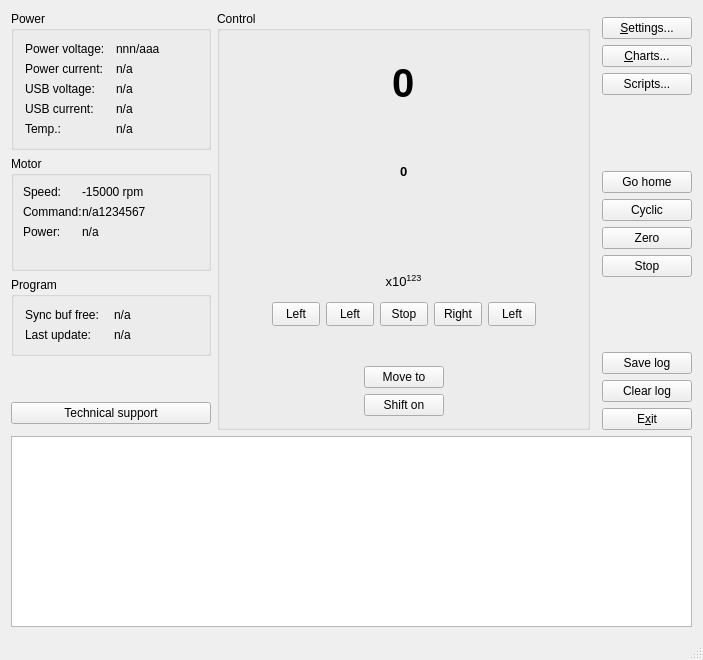
<?xml version="1.0" encoding="UTF-8"?>
<ui version="4.0">
 <class>MainWindowClass</class>
 <widget class="QMainWindow" name="MainWindowClass">
  <property name="geometry">
   <rect>
    <x>0</x>
    <y>0</y>
    <width>703</width>
    <height>660</height>
   </rect>
  </property>
  <property name="sizePolicy">
   <sizepolicy hsizetype="Preferred" vsizetype="Preferred">
    <horstretch>0</horstretch>
    <verstretch>0</verstretch>
   </sizepolicy>
  </property>
  <property name="minimumSize">
   <size>
    <width>0</width>
    <height>0</height>
   </size>
  </property>
  <property name="maximumSize">
   <size>
    <width>16777215</width>
    <height>16777215</height>
   </size>
  </property>
  <property name="contextMenuPolicy">
   <enum>Qt::DefaultContextMenu</enum>
  </property>
  <property name="windowTitle">
   <string>XILab</string>
  </property>
  <property name="windowIcon">
   <iconset resource="../Resources/XILab.qrc">
    <normaloff>:/icons/images/icons/window_icon.png</normaloff>:/icons/images/icons/window_icon.png</iconset>
  </property>
  <property name="statusTip">
   <string/>
  </property>
  <widget class="QWidget" name="centralWidget">
   <layout class="QVBoxLayout" name="verticalLayout_x" stretch="0,1">
    <item>
     <layout class="QHBoxLayout" name="horizontalLayout" stretch="1,3,0,0">
      <item>
       <layout class="QVBoxLayout" name="verticalLayout_2">
        <item>
         <widget class="QGroupBox" name="groupBox">
          <property name="minimumSize">
           <size>
            <width>200</width>
            <height>0</height>
           </size>
          </property>
          <property name="title">
           <string>Power</string>
          </property>
          <layout class="QGridLayout" name="gridLayout" columnstretch="0,0">
           <property name="horizontalSpacing">
            <number>9</number>
           </property>
           <item row="2" column="1">
            <widget class="QLabel" name="usbVoltageValue">
             <property name="text">
              <string>n/a</string>
             </property>
            </widget>
           </item>
           <item row="0" column="0">
            <widget class="QLabel" name="pwrVoltageLbl">
             <property name="text">
              <string>Power voltage:</string>
             </property>
            </widget>
           </item>
           <item row="0" column="1">
            <widget class="QLabel" name="pwrVoltageValue">
             <property name="text">
              <string>nnn/aaa</string>
             </property>
            </widget>
           </item>
           <item row="1" column="0">
            <widget class="QLabel" name="pwrCurrentLbl">
             <property name="text">
              <string>Power current:</string>
             </property>
            </widget>
           </item>
           <item row="1" column="1">
            <widget class="QLabel" name="pwrCurrentValue">
             <property name="text">
              <string>n/a</string>
             </property>
            </widget>
           </item>
           <item row="4" column="0">
            <widget class="QLabel" name="temperatureLbl">
             <property name="text">
              <string>Temp.:</string>
             </property>
            </widget>
           </item>
           <item row="4" column="1">
            <widget class="QLabel" name="temperatureValue">
             <property name="text">
              <string>n/a</string>
             </property>
            </widget>
           </item>
           <item row="2" column="0">
            <widget class="QLabel" name="usbVoltageLbl">
             <property name="text">
              <string>USB voltage:</string>
             </property>
            </widget>
           </item>
           <item row="3" column="0">
            <widget class="QLabel" name="usbCurrentLbl">
             <property name="text">
              <string>USB current:</string>
             </property>
            </widget>
           </item>
           <item row="3" column="1">
            <widget class="QLabel" name="usbCurrentValue">
             <property name="text">
              <string>n/a</string>
             </property>
            </widget>
           </item>
          </layout>
         </widget>
        </item>
        <item>
         <widget class="QGroupBox" name="groupBox_3">
          <property name="minimumSize">
           <size>
            <width>155</width>
            <height>0</height>
           </size>
          </property>
          <property name="title">
           <string>Motor</string>
          </property>
          <layout class="QGridLayout" name="gridLayout_3" columnstretch="0,0">
           <property name="leftMargin">
            <number>9</number>
           </property>
           <property name="topMargin">
            <number>9</number>
           </property>
           <property name="rightMargin">
            <number>6</number>
           </property>
           <property name="bottomMargin">
            <number>9</number>
           </property>
           <property name="horizontalSpacing">
            <number>0</number>
           </property>
           <property name="verticalSpacing">
            <number>6</number>
           </property>
           <item row="0" column="1">
            <widget class="QWidget" name="widget" native="true">
             <layout class="QHBoxLayout" name="horizontalLayout_2" stretch="2">
              <property name="spacing">
               <number>3</number>
              </property>
              <property name="leftMargin">
               <number>0</number>
              </property>
              <property name="topMargin">
               <number>0</number>
              </property>
              <property name="rightMargin">
               <number>0</number>
              </property>
              <property name="bottomMargin">
               <number>0</number>
              </property>
              <item>
               <widget class="QLabel" name="speedValue">
                <property name="sizePolicy">
                 <sizepolicy hsizetype="MinimumExpanding" vsizetype="Preferred">
                  <horstretch>0</horstretch>
                  <verstretch>0</verstretch>
                 </sizepolicy>
                </property>
                <property name="text">
                 <string>-15000 rpm</string>
                </property>
               </widget>
              </item>
             </layout>
            </widget>
           </item>
           <item row="3" column="0">
            <widget class="QFrame" name="frame">
             <property name="frameShape">
              <enum>QFrame::NoFrame</enum>
             </property>
             <property name="frameShadow">
              <enum>QFrame::Raised</enum>
             </property>
             <property name="lineWidth">
              <number>0</number>
             </property>
             <layout class="QHBoxLayout" name="horizontalLayout_7">
              <property name="spacing">
               <number>7</number>
              </property>
              <property name="leftMargin">
               <number>0</number>
              </property>
              <property name="topMargin">
               <number>0</number>
              </property>
              <property name="rightMargin">
               <number>0</number>
              </property>
              <property name="bottomMargin">
               <number>0</number>
              </property>
              <item>
               <widget class="QLabel" name="movingStateLbl">
                <property name="sizePolicy">
                 <sizepolicy hsizetype="Preferred" vsizetype="Preferred">
                  <horstretch>0</horstretch>
                  <verstretch>0</verstretch>
                 </sizepolicy>
                </property>
                <property name="text">
                 <string/>
                </property>
                <property name="pixmap">
                 <pixmap resource="../Resources/XILab.qrc">:/mainwindow/images/mainwindow/state_moving.png</pixmap>
                </property>
               </widget>
              </item>
              <item>
               <widget class="QLabel" name="targetSpeedLbl">
                <property name="sizePolicy">
                 <sizepolicy hsizetype="Preferred" vsizetype="Preferred">
                  <horstretch>0</horstretch>
                  <verstretch>0</verstretch>
                 </sizepolicy>
                </property>
                <property name="text">
                 <string/>
                </property>
                <property name="pixmap">
                 <pixmap resource="../Resources/XILab.qrc">:/mainwindow/images/mainwindow/check.png</pixmap>
                </property>
               </widget>
              </item>
              <item>
               <widget class="QLabel" name="antiplayLbl">
                <property name="sizePolicy">
                 <sizepolicy hsizetype="Preferred" vsizetype="Preferred">
                  <horstretch>0</horstretch>
                  <verstretch>0</verstretch>
                 </sizepolicy>
                </property>
                <property name="text">
                 <string/>
                </property>
                <property name="pixmap">
                 <pixmap resource="../Resources/XILab.qrc">:/mainwindow/images/mainwindow/antiplay.png</pixmap>
                </property>
               </widget>
              </item>
             </layout>
            </widget>
           </item>
           <item row="1" column="1">
            <widget class="QLabel" name="deviceValue">
             <property name="minimumSize">
              <size>
               <width>68</width>
               <height>0</height>
              </size>
             </property>
             <property name="text">
              <string>n/a1234567</string>
             </property>
            </widget>
           </item>
           <item row="0" column="0">
            <widget class="QLabel" name="speedLbl">
             <property name="text">
              <string>Speed:</string>
             </property>
            </widget>
           </item>
           <item row="1" column="0">
            <widget class="QLabel" name="deviceLbl">
             <property name="text">
              <string>Command:</string>
             </property>
            </widget>
           </item>
           <item row="2" column="0">
            <widget class="QLabel" name="pwrLbl">
             <property name="text">
              <string>Power:</string>
             </property>
            </widget>
           </item>
           <item row="2" column="1">
            <widget class="QLabel" name="pwrValue">
             <property name="minimumSize">
              <size>
               <width>68</width>
               <height>0</height>
              </size>
             </property>
             <property name="text">
              <string>n/a</string>
             </property>
            </widget>
           </item>
          </layout>
         </widget>
        </item>
        <item>
         <widget class="QGroupBox" name="groupBox_2">
          <property name="title">
           <string>Program</string>
          </property>
          <layout class="QGridLayout" name="gridLayout_2">
           <item row="0" column="0">
            <widget class="QLabel" name="cmdBufLbl">
             <property name="text">
              <string>Sync buf free:</string>
             </property>
            </widget>
           </item>
           <item row="0" column="1">
            <widget class="QLabel" name="cmdBufValue">
             <property name="text">
              <string>n/a</string>
             </property>
            </widget>
           </item>
           <item row="1" column="0">
            <widget class="QLabel" name="lastUpdateLbl">
             <property name="text">
              <string>Last update:</string>
             </property>
            </widget>
           </item>
           <item row="1" column="1">
            <widget class="QLabel" name="lastUpdateValue">
             <property name="text">
              <string>n/a</string>
             </property>
            </widget>
           </item>
          </layout>
         </widget>
        </item>
        <item>
         <spacer name="verticalSpacer_2">
          <property name="orientation">
           <enum>Qt::Vertical</enum>
          </property>
          <property name="sizeHint" stdset="0">
           <size>
            <width>20</width>
            <height>40</height>
           </size>
          </property>
         </spacer>
        </item>
        <item>
         <widget class="QPushButton" name="TechSupport">
          <property name="toolTip">
           <string>&lt;html&gt;&lt;head/&gt;&lt;body&gt;&lt;p&gt;When you click the technical support button, the email client will open, if it is installed. If it is not possible to identify the email client, the technical support page will open, where you can register if you have not yet contacted the technical support service and ask questions.&lt;/p&gt;&lt;/body&gt;&lt;/html&gt;</string>
          </property>
          <property name="text">
           <string>Technical support</string>
          </property>
         </widget>
        </item>
        <item>
         <spacer name="verticalSpacer_99">
          <property name="orientation">
           <enum>Qt::Vertical</enum>
          </property>
          <property name="sizeType">
           <enum>QSizePolicy::MinimumExpanding</enum>
          </property>
          <property name="sizeHint" stdset="0">
           <size>
            <width>20</width>
            <height>6</height>
           </size>
          </property>
         </spacer>
        </item>
       </layout>
      </item>
      <item>
       <layout class="QVBoxLayout" name="verticalLayout_3">
        <item>
         <widget class="QGroupBox" name="mainBox">
          <property name="title">
           <string>Control</string>
          </property>
          <layout class="QVBoxLayout" name="verticalLayout_4" stretch="5,1,0,0,1,0">
           <item>
            <layout class="QVBoxLayout" name="horizontalLayout_5" stretch="0,0">
             <item>
              <layout class="QHBoxLayout" name="horizontalLayout_4">
               <item>
                <spacer name="horizontalSpacer_7">
                 <property name="orientation">
                  <enum>Qt::Horizontal</enum>
                 </property>
                 <property name="sizeHint" stdset="0">
                  <size>
                   <width>40</width>
                   <height>20</height>
                  </size>
                 </property>
                </spacer>
               </item>
               <item>
                <widget class="QLabel" name="positionValue">
                 <property name="font">
                  <font>
                   <pointsize>30</pointsize>
                   <weight>75</weight>
                   <bold>true</bold>
                  </font>
                 </property>
                 <property name="text">
                  <string>0</string>
                 </property>
                </widget>
               </item>
               <item>
                <spacer name="horizontalSpacer_8">
                 <property name="orientation">
                  <enum>Qt::Horizontal</enum>
                 </property>
                 <property name="sizeHint" stdset="0">
                  <size>
                   <width>40</width>
                   <height>20</height>
                  </size>
                 </property>
                </spacer>
               </item>
              </layout>
             </item>
             <item>
              <layout class="QHBoxLayout" name="horizontalLayout_6">
               <item>
                <spacer name="horizontalSpacer_9">
                 <property name="orientation">
                  <enum>Qt::Horizontal</enum>
                 </property>
                 <property name="sizeHint" stdset="0">
                  <size>
                   <width>40</width>
                   <height>20</height>
                  </size>
                 </property>
                </spacer>
               </item>
               <item>
                <widget class="QLabel" name="encoderValue">
                 <property name="font">
                  <font>
                   <pointsize>10</pointsize>
                   <weight>75</weight>
                   <bold>true</bold>
                  </font>
                 </property>
                 <property name="text">
                  <string>0</string>
                 </property>
                </widget>
               </item>
               <item>
                <spacer name="horizontalSpacer_10">
                 <property name="orientation">
                  <enum>Qt::Horizontal</enum>
                 </property>
                 <property name="sizeHint" stdset="0">
                  <size>
                   <width>40</width>
                   <height>20</height>
                  </size>
                 </property>
                </spacer>
               </item>
              </layout>
             </item>
            </layout>
           </item>
           <item>
            <spacer name="verticalSpacer_4">
             <property name="orientation">
              <enum>Qt::Vertical</enum>
             </property>
             <property name="sizeType">
              <enum>QSizePolicy::MinimumExpanding</enum>
             </property>
             <property name="sizeHint" stdset="0">
              <size>
               <width>20</width>
               <height>6</height>
              </size>
             </property>
            </spacer>
           </item>
           <item>
            <layout class="QGridLayout" name="gridLayout_6">
             <item row="0" column="0">
              <widget class="QLabel" name="lBdrInd">
               <property name="text">
                <string/>
               </property>
              </widget>
             </item>
             <item row="0" column="2">
              <widget class="QLabel" name="rBdrInd">
               <property name="text">
                <string/>
               </property>
              </widget>
             </item>
             <item row="2" column="1">
              <spacer name="verticalSpacer_9">
               <property name="orientation">
                <enum>Qt::Vertical</enum>
               </property>
               <property name="sizeType">
                <enum>QSizePolicy::MinimumExpanding</enum>
               </property>
               <property name="sizeHint" stdset="0">
                <size>
                 <width>20</width>
                 <height>6</height>
                </size>
               </property>
              </spacer>
             </item>
             <item row="0" column="1">
              <widget class="QwtSlider" name="positionSldr" native="true">
               <property name="enabled">
                <bool>false</bool>
               </property>
              </widget>
             </item>
             <item row="1" column="1">
              <widget class="QLabel" name="divisorLbl">
               <property name="font">
                <font>
                 <pointsize>10</pointsize>
                 <weight>50</weight>
                 <bold>false</bold>
                </font>
               </property>
               <property name="frameShape">
                <enum>QFrame::NoFrame</enum>
               </property>
               <property name="frameShadow">
                <enum>QFrame::Plain</enum>
               </property>
               <property name="lineWidth">
                <number>0</number>
               </property>
               <property name="midLineWidth">
                <number>0</number>
               </property>
               <property name="text">
                <string>&lt;!DOCTYPE HTML PUBLIC &quot;-//W3C//DTD HTML 4.0//EN&quot; &quot;http://www.w3.org/TR/REC-html40/strict.dtd&quot;&gt;
&lt;html&gt;&lt;head&gt;&lt;meta name=&quot;qrichtext&quot; content=&quot;1&quot; /&gt;&lt;style type=&quot;text/css&quot;&gt;
p, li { white-space: pre-wrap; }
&lt;/style&gt;&lt;/head&gt;&lt;body style=&quot; font-family:'MS Shell Dlg 2'; font-size:8.25pt; font-weight:400; font-style:normal;&quot;&gt;
&lt;p style=&quot; margin-top:0px; margin-bottom:0px; margin-left:0px; margin-right:0px; -qt-block-indent:0; text-indent:0px;&quot;&gt;&lt;span style=&quot; font-size:10pt; color:#000000;&quot;&gt;x10&lt;/span&gt;&lt;span style=&quot; font-size:11pt; color:#000000; vertical-align:super;&quot;&gt;123&lt;/span&gt;&lt;/p&gt;&lt;/body&gt;&lt;/html&gt;</string>
               </property>
               <property name="textFormat">
                <enum>Qt::RichText</enum>
               </property>
               <property name="scaledContents">
                <bool>false</bool>
               </property>
               <property name="alignment">
                <set>Qt::AlignCenter</set>
               </property>
              </widget>
             </item>
            </layout>
           </item>
           <item>
            <layout class="QHBoxLayout" name="horizontalLayout_3">
             <item>
              <spacer name="horizontalSpacer_2">
               <property name="orientation">
                <enum>Qt::Horizontal</enum>
               </property>
               <property name="sizeHint" stdset="0">
                <size>
                 <width>40</width>
                 <height>20</height>
                </size>
               </property>
              </spacer>
             </item>
             <item>
              <widget class="QToolButton" name="leftBdrBtn">
               <property name="enabled">
                <bool>true</bool>
               </property>
               <property name="minimumSize">
                <size>
                 <width>48</width>
                 <height>24</height>
                </size>
               </property>
               <property name="focusPolicy">
                <enum>Qt::StrongFocus</enum>
               </property>
               <property name="text">
                <string>Left</string>
               </property>
               <property name="icon">
                <iconset resource="../Resources/XILab.qrc">
                 <normaloff>:/mainwindow/images/mainwindow/left_bdr.png</normaloff>:/mainwindow/images/mainwindow/left_bdr.png</iconset>
               </property>
               <property name="iconSize">
                <size>
                 <width>48</width>
                 <height>12</height>
                </size>
               </property>
               <property name="toolButtonStyle">
                <enum>Qt::ToolButtonIconOnly</enum>
               </property>
              </widget>
             </item>
             <item>
              <widget class="QToolButton" name="leftBtn">
               <property name="minimumSize">
                <size>
                 <width>48</width>
                 <height>24</height>
                </size>
               </property>
               <property name="focusPolicy">
                <enum>Qt::StrongFocus</enum>
               </property>
               <property name="text">
                <string>Left</string>
               </property>
               <property name="icon">
                <iconset resource="../Resources/XILab.qrc">
                 <normaloff>:/mainwindow/images/mainwindow/left.png</normaloff>:/mainwindow/images/mainwindow/left.png</iconset>
               </property>
               <property name="iconSize">
                <size>
                 <width>16</width>
                 <height>12</height>
                </size>
               </property>
               <property name="toolButtonStyle">
                <enum>Qt::ToolButtonIconOnly</enum>
               </property>
              </widget>
             </item>
             <item>
              <widget class="QToolButton" name="sstpBtn">
               <property name="minimumSize">
                <size>
                 <width>48</width>
                 <height>24</height>
                </size>
               </property>
               <property name="focusPolicy">
                <enum>Qt::StrongFocus</enum>
               </property>
               <property name="text">
                <string>Stop</string>
               </property>
               <property name="icon">
                <iconset resource="../Resources/XILab.qrc">
                 <normaloff>:/mainwindow/images/mainwindow/stop.png</normaloff>:/mainwindow/images/mainwindow/stop.png</iconset>
               </property>
               <property name="iconSize">
                <size>
                 <width>16</width>
                 <height>12</height>
                </size>
               </property>
               <property name="toolButtonStyle">
                <enum>Qt::ToolButtonIconOnly</enum>
               </property>
              </widget>
             </item>
             <item>
              <widget class="QToolButton" name="rightBtn">
               <property name="sizePolicy">
                <sizepolicy hsizetype="Fixed" vsizetype="Fixed">
                 <horstretch>52</horstretch>
                 <verstretch>52</verstretch>
                </sizepolicy>
               </property>
               <property name="minimumSize">
                <size>
                 <width>48</width>
                 <height>24</height>
                </size>
               </property>
               <property name="focusPolicy">
                <enum>Qt::StrongFocus</enum>
               </property>
               <property name="text">
                <string>Right</string>
               </property>
               <property name="icon">
                <iconset resource="../Resources/XILab.qrc">
                 <normaloff>:/mainwindow/images/mainwindow/right.png</normaloff>:/mainwindow/images/mainwindow/right.png</iconset>
               </property>
               <property name="iconSize">
                <size>
                 <width>16</width>
                 <height>12</height>
                </size>
               </property>
               <property name="toolButtonStyle">
                <enum>Qt::ToolButtonIconOnly</enum>
               </property>
              </widget>
             </item>
             <item>
              <widget class="QToolButton" name="rightBdrBtn">
               <property name="enabled">
                <bool>true</bool>
               </property>
               <property name="minimumSize">
                <size>
                 <width>48</width>
                 <height>24</height>
                </size>
               </property>
               <property name="focusPolicy">
                <enum>Qt::StrongFocus</enum>
               </property>
               <property name="text">
                <string>Left</string>
               </property>
               <property name="icon">
                <iconset resource="../Resources/XILab.qrc">
                 <normaloff>:/mainwindow/images/mainwindow/right_bdr.png</normaloff>:/mainwindow/images/mainwindow/right_bdr.png</iconset>
               </property>
               <property name="iconSize">
                <size>
                 <width>48</width>
                 <height>12</height>
                </size>
               </property>
               <property name="toolButtonStyle">
                <enum>Qt::ToolButtonIconOnly</enum>
               </property>
              </widget>
             </item>
             <item>
              <spacer name="horizontalSpacer_3">
               <property name="orientation">
                <enum>Qt::Horizontal</enum>
               </property>
               <property name="sizeHint" stdset="0">
                <size>
                 <width>40</width>
                 <height>20</height>
                </size>
               </property>
              </spacer>
             </item>
            </layout>
           </item>
           <item>
            <spacer name="verticalSpacer_5">
             <property name="orientation">
              <enum>Qt::Vertical</enum>
             </property>
             <property name="sizeType">
              <enum>QSizePolicy::MinimumExpanding</enum>
             </property>
             <property name="sizeHint" stdset="0">
              <size>
               <width>20</width>
               <height>6</height>
              </size>
             </property>
            </spacer>
           </item>
           <item>
            <layout class="QGridLayout" name="gridLayout_4">
             <item row="0" column="1">
              <widget class="QPushButton" name="moveBtn">
               <property name="text">
                <string>Move to</string>
               </property>
              </widget>
             </item>
             <item row="1" column="1">
              <widget class="QPushButton" name="shiftBtn">
               <property name="text">
                <string>Shift on</string>
               </property>
              </widget>
             </item>
             <item row="0" column="0">
              <spacer name="horizontalSpacer_4">
               <property name="orientation">
                <enum>Qt::Horizontal</enum>
               </property>
               <property name="sizeHint" stdset="0">
                <size>
                 <width>40</width>
                 <height>20</height>
                </size>
               </property>
              </spacer>
             </item>
             <item row="0" column="2">
              <spacer name="horizontalSpacer_5">
               <property name="orientation">
                <enum>Qt::Horizontal</enum>
               </property>
               <property name="sizeHint" stdset="0">
                <size>
                 <width>40</width>
                 <height>20</height>
                </size>
               </property>
              </spacer>
             </item>
            </layout>
           </item>
          </layout>
         </widget>
        </item>
       </layout>
      </item>
      <item>
       <spacer name="horizontalSpacer_6">
        <property name="orientation">
         <enum>Qt::Horizontal</enum>
        </property>
        <property name="sizeType">
         <enum>QSizePolicy::Minimum</enum>
        </property>
        <property name="sizeHint" stdset="0">
         <size>
          <width>6</width>
          <height>20</height>
         </size>
        </property>
       </spacer>
      </item>
      <item>
       <layout class="QVBoxLayout" name="verticalLayout">
        <property name="topMargin">
         <number>6</number>
        </property>
        <item>
         <widget class="QPushButton" name="settingsBtn">
          <property name="minimumSize">
           <size>
            <width>90</width>
            <height>0</height>
           </size>
          </property>
          <property name="text">
           <string>&amp;Settings...</string>
          </property>
         </widget>
        </item>
        <item>
         <widget class="QPushButton" name="chartBtn">
          <property name="enabled">
           <bool>true</bool>
          </property>
          <property name="minimumSize">
           <size>
            <width>90</width>
            <height>0</height>
           </size>
          </property>
          <property name="text">
           <string>&amp;Charts...</string>
          </property>
         </widget>
        </item>
        <item>
         <widget class="QPushButton" name="scriptBtn">
          <property name="text">
           <string>Scripts...</string>
          </property>
         </widget>
        </item>
        <item>
         <spacer name="verticalSpacer">
          <property name="orientation">
           <enum>Qt::Vertical</enum>
          </property>
          <property name="sizeType">
           <enum>QSizePolicy::Expanding</enum>
          </property>
          <property name="sizeHint" stdset="0">
           <size>
            <width>20</width>
            <height>40</height>
           </size>
          </property>
         </spacer>
        </item>
        <item>
         <widget class="QPushButton" name="homeBtn">
          <property name="text">
           <string>Go home</string>
          </property>
         </widget>
        </item>
        <item>
         <widget class="QPushButton" name="cyclicBtn">
          <property name="enabled">
           <bool>true</bool>
          </property>
          <property name="text">
           <string>Cyclic</string>
          </property>
          <property name="checkable">
           <bool>false</bool>
          </property>
         </widget>
        </item>
        <item>
         <widget class="QPushButton" name="zeroBtn">
          <property name="text">
           <string>Zero</string>
          </property>
         </widget>
        </item>
        <item>
         <widget class="QPushButton" name="stopBtn">
          <property name="text">
           <string>Stop</string>
          </property>
         </widget>
        </item>
        <item>
         <spacer name="verticalSpacer_3">
          <property name="orientation">
           <enum>Qt::Vertical</enum>
          </property>
          <property name="sizeType">
           <enum>QSizePolicy::Expanding</enum>
          </property>
          <property name="sizeHint" stdset="0">
           <size>
            <width>20</width>
            <height>40</height>
           </size>
          </property>
         </spacer>
        </item>
        <item>
         <widget class="QPushButton" name="saveLogBtn">
          <property name="text">
           <string>Save log</string>
          </property>
         </widget>
        </item>
        <item>
         <widget class="QPushButton" name="clearLogBtn">
          <property name="text">
           <string>Clear log</string>
          </property>
         </widget>
        </item>
        <item>
         <widget class="QPushButton" name="exitBtn">
          <property name="minimumSize">
           <size>
            <width>90</width>
            <height>0</height>
           </size>
          </property>
          <property name="text">
           <string>E&amp;xit</string>
          </property>
         </widget>
        </item>
       </layout>
      </item>
     </layout>
    </item>
    <item>
     <layout class="QHBoxLayout" name="horzLayout">
      <item>
       <widget class="QTableWidget" name="logEdit">
        <property name="minimumSize">
         <size>
          <width>0</width>
          <height>1</height>
         </size>
        </property>
       </widget>
      </item>
     </layout>
    </item>
   </layout>
  </widget>
  <widget class="QStatusBar" name="statusBar">
   <property name="sizeGripEnabled">
    <bool>true</bool>
   </property>
  </widget>
 </widget>
 <layoutdefault spacing="6" margin="11"/>
 <customwidgets>
  <customwidget>
   <class>QwtSlider</class>
   <extends>QWidget</extends>
   <header>qwt_slider.h</header>
  </customwidget>
 </customwidgets>
 <resources>
  <include location="../Resources/XILab.qrc"/>
 </resources>
 <connections>
  <connection>
   <sender>exitBtn</sender>
   <signal>clicked()</signal>
   <receiver>MainWindowClass</receiver>
   <slot>OnExitBtnPressed()</slot>
   <hints>
    <hint type="sourcelabel">
     <x>622</x>
     <y>136</y>
    </hint>
    <hint type="destinationlabel">
     <x>537</x>
     <y>179</y>
    </hint>
   </hints>
  </connection>
 </connections>
</ui>
